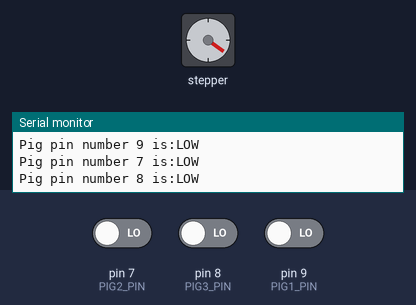
This sketch was run on a simulated Arduino Uno, built with avr-gcc and run on an emulated ATmega328P. Shown: stepper motor, the last lines printed to the serial monitor. Wiring (inferred from the names in the program): stepper motor driver (200 steps per turn assumed): step pin 5; direction pin 6. Inputs (shaded band) come from the test bench; at power-on: pin 7 (PIG2_PIN) LOW, pin 8 (PIG3_PIN) LOW, pin 9 (PIG1_PIN) LOW.

Above: at 1.6 s.
1.7 s: pin 7 (PIG2_PIN) driven HIGH
At 1.98 s:
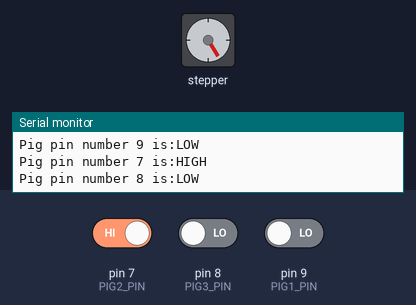
4.7 s: pin 8 (PIG3_PIN) driven HIGH
At 5.06 s:
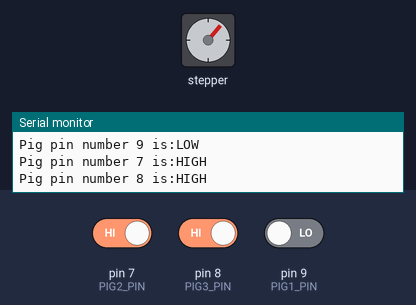
7.7 s: pin 9 (PIG1_PIN) driven HIGH
At 8.12 s:
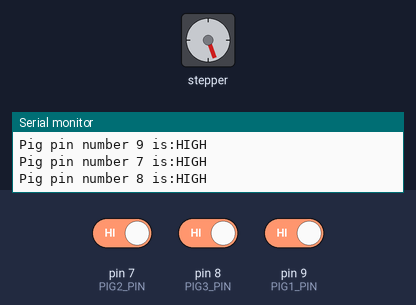
Timing chart, 0 to 16.7 s (numbered marks = the images above; inputs shaded):
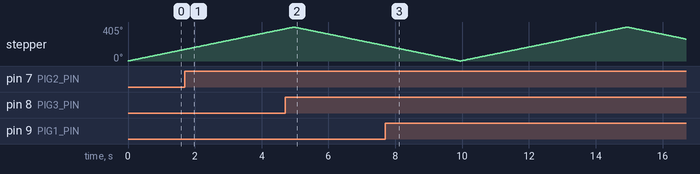

The sketch:

tests.ino
```cpp
#include "Servo.h"

// Pin constants
static const int PIG1_PIN = 9;
static const int PIG2_PIN = 7;
static const int PIG3_PIN = 8;
static const int RAIL_DIR_PIN = 6;
static const int RAIL_STEP_PIN = 5;
static const int SERVO_PIN = 9;

// other constants
static const long RAIL_STEP_INTERVAL = 10;
static const int RAIL_STEP_AMOUNT = 450;
static const int SOLENOID_STEP_AMOUNT = 100;
static const int SERVO_SET = 15;
static const int SERVO_FIRE = 100;

// Global vars
int g_step_state = LOW;
int g_dir_state = HIGH;
long g_prev_millis = 0;
int g_step_counter = 0;
int g_solenoid_counter = 0;
int g_pig_debug_counter = 0;

// Objects
//Servo trigger;

void setup() {
  pinMode(RAIL_DIR_PIN, OUTPUT);
  pinMode(RAIL_STEP_PIN, OUTPUT);
  pinMode(SERVO_PIN, OUTPUT);
  pinMode(PIG1_PIN, INPUT);
  pinMode(PIG2_PIN, INPUT);
  pinMode(PIG3_PIN, INPUT);
  digitalWrite(RAIL_DIR_PIN, g_dir_state);
  digitalWrite(RAIL_STEP_PIN, g_step_state);
  //trigger.attach(SERVO_PIN);
  //trigger.write(SERVO_SET);
  Serial.begin(9600);
  Serial.println("Done setup!");
}

int toggle_state(int prev_state) {
  if (prev_state == LOW)
    return HIGH;
  return LOW;
}

void pig_debug_pin(int pig_pin) {
  Serial.print("Pig pin number ");
  Serial.print(pig_pin);
  Serial.print(" is:");
  if (digitalRead(pig_pin) == HIGH)
    Serial.println("HIGH");
  else
    Serial.println("LOW");
}
void pig_debug() {
  pig_debug_pin(PIG1_PIN);
  pig_debug_pin(PIG2_PIN);
  pig_debug_pin(PIG3_PIN);
}

void loop() {
  long cur_millis = millis();

  if (cur_millis - g_prev_millis > RAIL_STEP_INTERVAL) {
    //Serial.println("Start step");
    g_prev_millis = cur_millis;
    g_step_state = toggle_state(g_step_state);
    digitalWrite(RAIL_STEP_PIN, g_step_state);

    ++g_step_counter;
    if (g_solenoid_counter > 0) {
      --g_solenoid_counter;
      //trigger.write(SERVO_FIRE);
    }

    if (g_pig_debug_counter == 0) {
      g_pig_debug_counter = 40;
      pig_debug();
    }
    --g_pig_debug_counter;

    if (g_step_counter >= RAIL_STEP_AMOUNT) {
      g_step_counter = 0;
      g_dir_state = toggle_state(g_dir_state);
      digitalWrite(RAIL_DIR_PIN, g_dir_state);
      if (g_dir_state == LOW) {
        g_solenoid_counter = SOLENOID_STEP_AMOUNT;
      }
    }

    if (g_solenoid_counter <= 0) {
      //trigger.write(SERVO_SET);
    }
  }
}
```
